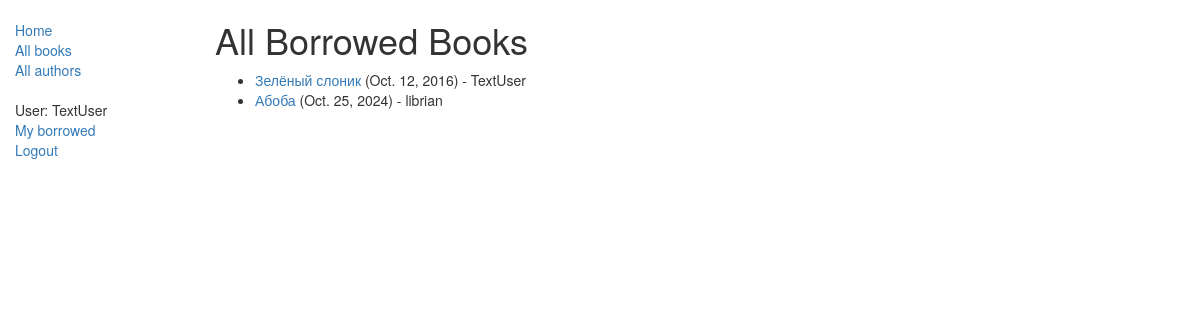
The app's page /catalog/allbooks/ (signed in) with its own data.
### catalog/models.py (models this page shows, shortened)
class BookInstance(models.Model):
    id = models.UUIDField(primary_key=True, default=uuid.uuid4, help_text="Unique ID for this particular book across whole library")
    book = models.ForeignKey('Book', on_delete=models.SET_NULL, null=True)
    imprint = models.CharField(max_length=200)
    due_back = models.DateField(null=True, blank=True)
    borrower = models.ForeignKey(User, on_delete=models.SET_NULL, null=True, blank=True)
    LOAN_STATUS = (
        ('m', 'Maintenance'),
        ('o', 'On loan'),
        ('a', 'Available'),
        ('r', 'Reserved'),
    )
    status = models.CharField(max_length=1, choices=LOAN_STATUS, blank=True, default='m', help_text='Book availability')
    class Meta:
        ordering = ["due_back"]
        permissions = (("can_mark_returned", "Set book as returned"),)

class Book(models.Model):
    title = models.CharField(max_length=200)
    author = models.ForeignKey('Author', on_delete=models.SET_NULL, null=True)
    summary = models.TextField(max_length=1000, help_text="Enter a brief description of the book")
    isbn = models.CharField('ISBN', max_length=13, help_text='13 Character < a href = "https://www.isbn-international.org/content/what-isbn">ISBN number</a>')
    genre = models.ManyToManyField(Genre, help_text="Select a genre for this book")
    def display_genre(self):
        return ', '.join([genre.name for genre in self.genre.all() [:3]])
    display_genre.short_description = 'Genre'

### catalog/views.py (the view)
class LoanedAllBookListView(LoginRequiredMixin, generic.ListView):
    model = BookInstance
    template_name = 'catalog/bookinstance_list_borrowed_all.html'
    paginate_by = 10
    def get_queryset(self):
        return BookInstance.objects.filter(status__exact='o').order_by('due_back')

### catalog/templates/catalog/bookinstance_list_borrowed_all.html (shortened to what this page needs)
{% extends "base_generic.html" %}
{% block content %}
    <h1>All Borrowed Books</h1>
    {% if bookinstance_list %}
    <ul>
      {% for bookinst in bookinstance_list %}
      <li class="{% if bookinst.is_overdue %}text-danger{% endif %}">
        <a href="{% url 'book-detail' bookinst.book.pk %}">{{bookinst.book.title}}</a> ({{ bookinst.due_back }}) - {{ bookinst.borrower }}
      </li>
      {% endfor %}
    </ul>
    {% else %}
      <p>There are no books borrowed.</p>
    {% endif %}
{% endblock %}

### catalog/templates/base_generic.html (shortened to what this page needs)
<!DOCTYPE html>
<html lang="en">
<head>
    <link rel="stylesheet" href="https://maxcdn.bootstrapcdn.com/bootstrap/3.3.7/css/bootstrap.min.css">
    {% load static %}
    <link rel="stylesheet" href="{% static 'css/styles.css' %}">
</head>
<body>
<div class="container-fluid">
    <div class="row">
        <div class="col-sm-2">
            {% block sidebar %}
            <ul class="sidebar-nav">
                <li><a href="{% url 'index' %}">Home</a></li>
                <li><a href="{% url 'books' %}">All books</a></li>
                <li><a href="{% url 'authors' %}">All authors</a></li><br>
                {% if user.is_authenticated %}
                <li>User: {{ user.get_username }}</li>
                <li><a href="{% url 'my-borrowed' %}">My borrowed</a></li>
                <li><a href="{% url 'logout'%}?next={{request.path}}">Logout</a></li>
                {% else %}
                <li><a href="{% url 'login'%}?next={{request.path}}">Login</a></li>
                {% endif %}<br>
            </ul>
            {% endblock %}
        </div>
        <div class="col-sm-10 ">
            {% block content %}{% endblock %}
        </div>
    </div>
</div>
</body>
</html>

### catalog/static/css/styles.css (style rules this page uses)
.sidebar-nav { margin-top: 20px; padding: 0; list-style: none; }

### records on screen
BookInstance: book "Зелёный слоник", due_back "Oct. 12, 2016", borrower "TextUser"
BookInstance: book "Абоба", due_back "Oct. 25, 2024", borrower "librian"

### other values on screen
{{ user.get_username }} "TextUser"
